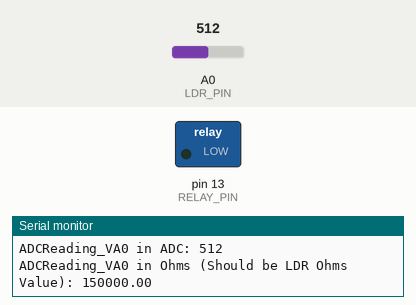
This sketch was run on a simulated Arduino Uno, built with avr-gcc and run on an emulated ATmega328P. Shown: switched loads named in the sketch (green lamp = pin HIGH), the last lines printed to the serial monitor. The inputs (shaded band) are chosen by the test bench; at power-on: A0 (LDR_PIN) = 512.

Above: at 7.5 s.
7.6 s: A0 (LDR_PIN) set to 315
At 10.5 s:
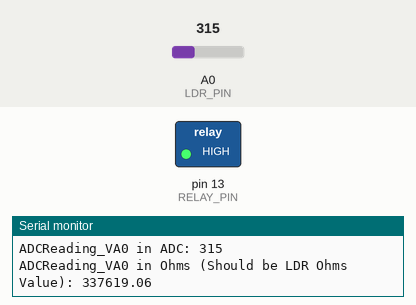
10.6 s: A0 (LDR_PIN) set to 291
Timing chart, 0 to 13.6 s (numbered marks = the images above; inputs shaded):
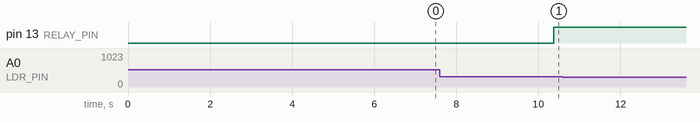

The sketch:

Lamp_Alarm_Arduino_IDE_Code_1.0.ino
```cpp
// Ohm resistance = float | ADC value = int (0-1023) | Time = unsigned long

const int LDR_PIN = A0;

//const int RELAY_PIN = 7;
const int RELAY_PIN = LED_BUILTIN; //change after testing

const unsigned long R1_OHMS = 150000UL; // UL = Unsigned Long Type
const float LDR_OHMS_SCREEN_ON = 190000.0;
const float LDR_OHMS_SCREEN_OFF = 360000.0;

const float ADC_FULL_SCALE = 1024.0;
int screenOnADC = 1023;
int screenOffADC = 0;
int baselineADC = 0;

bool lampIsOn = false;
unsigned long lampOnTime = 0;  //millis() returns an unsigned long, so these variables need to be the same type

bool phoneScreenIsOn = false;
bool phoneScreenWasOn = false;
unsigned long phoneScreenOnSince = 0;
unsigned long lastDebugPrintTime = 0;

const unsigned long LAMP_DURATION_MS = 60UL * 1000UL; //add after testing: 15m * 60s * 1000ms
const unsigned long PHONE_SCREEN_DURATION_MS = 10UL * 1000UL;
const unsigned long LOOP_PRINT_INTERVAL_MS = 500UL;
const int temporaryLoopIncrement = 0;


//Convert V_AO in Ohms to an ADC Value
int LDROhmsToADC (float assumedOhms){
  float predictedADC = (ADC_FULL_SCALE * R1_OHMS) / (R1_OHMS + assumedOhms);
  return constrain((int)(predictedADC + 0.5), 0, 1023);
}

//R_LDR in terms of ADC
float ADCToLDROhms (int ADCReading_VA0) {
  if (ADCReading_VA0 <= 0){
    return 1000000000.0;
  }
  return R1_OHMS * ( (ADC_FULL_SCALE - ADCReading_VA0) / ADCReading_VA0 );
}

//int R1_ADC = LDROhmsToADC(R1_OHMS);


void setup() {
  pinMode(RELAY_PIN, OUTPUT); //Tells arduino RELAY_PIN will SEND a signal out
  digitalWrite(RELAY_PIN, LOW);  //Sends 0V to the Relay, keeps the lamp OFF

  Serial.begin(9600);

  analogRead(LDR_PIN);  //throwaway read
  delay(10); //in ms
  baselineADC = analogRead(LDR_PIN);

  Serial.print("Sanity check, R1_ADC value (expect ~512): ");
  Serial.println(LDROhmsToADC(R1_OHMS));

  Serial.print("ADC Value for the screen to switch on (expect ~452): ");
  screenOnADC = LDROhmsToADC(LDR_OHMS_SCREEN_ON);
  Serial.println(screenOnADC);

  Serial.print("ADC Value for the screen to switch off (expect ~301): ");
  screenOffADC = LDROhmsToADC(LDR_OHMS_SCREEN_OFF);
  Serial.println(screenOffADC);

  //information blob
  Serial.print("Pins - LDR (A0=14): "); Serial.println(LDR_PIN);
  Serial.print("Pins - Relay: "); Serial.println(RELAY_PIN);
  Serial.print("baseline ADC: "); Serial.println(baselineADC);
  Serial.print("Lamp ON above ADC value: "); Serial.println(screenOnADC);
  Serial.print("Lamp OFF below ADC value: "); Serial.println(screenOffADC);


  if (baselineADC >= screenOffADC){
    Serial.println("Warning: baselineADC is already above the screenOff Threshold. Please lower light level.");
  }

}

void loop() {
  //Take intial sensor read:
  analogRead(LDR_PIN); //throwaway read
  delay(10);

  int ADCReading_VA0 = analogRead(LDR_PIN);
  //save time here
  unsigned long currentTime = millis();


  //update screen state
  phoneScreenWasOn = phoneScreenIsOn;

  if (screenOffADC > ADCReading_VA0) {
    phoneScreenIsOn = false;
  } else if (screenOnADC <= ADCReading_VA0) {
    phoneScreenIsOn = true;
    }

  if ((phoneScreenWasOn == false) && (phoneScreenIsOn == true)) {
    phoneScreenOnSince = currentTime;
  }

  //lamp OFF --> ON
  if ((lampIsOn == false) && (phoneScreenIsOn == true) && (currentTime - phoneScreenOnSince) > PHONE_SCREEN_DURATION_MS) {
    digitalWrite(RELAY_PIN, HIGH);
    lampOnTime = currentTime;
    lampIsOn = true;
  }

  // Lamp ON --> OFF, reset phoneScreenOnSince, toggle phoneScreenIsOn
  if ((lampIsOn == true) && (phoneScreenIsOn == false) && ((currentTime - lampOnTime) >= LAMP_DURATION_MS)) {
    digitalWrite(RELAY_PIN, LOW);
    lampIsOn = false;
  }

  //debug info
  if ((currentTime - lastDebugPrintTime) > LOOP_PRINT_INTERVAL_MS) {
    Serial.print("Current Time (ms): ");
    Serial.println(currentTime);
    float LDROhms = ADCToLDROhms(ADCReading_VA0);
    Serial.print("ADCReading_VA0 in ADC: ");
    Serial.println(ADCReading_VA0);
    Serial.print("ADCReading_VA0 in Ohms (Should be LDR Ohms Value): ");
    Serial.println(LDROhms);
  }


}


// To Do:
//Light check and Sound check simultaneously, Light check for 10s, Sound check for 1s
```
